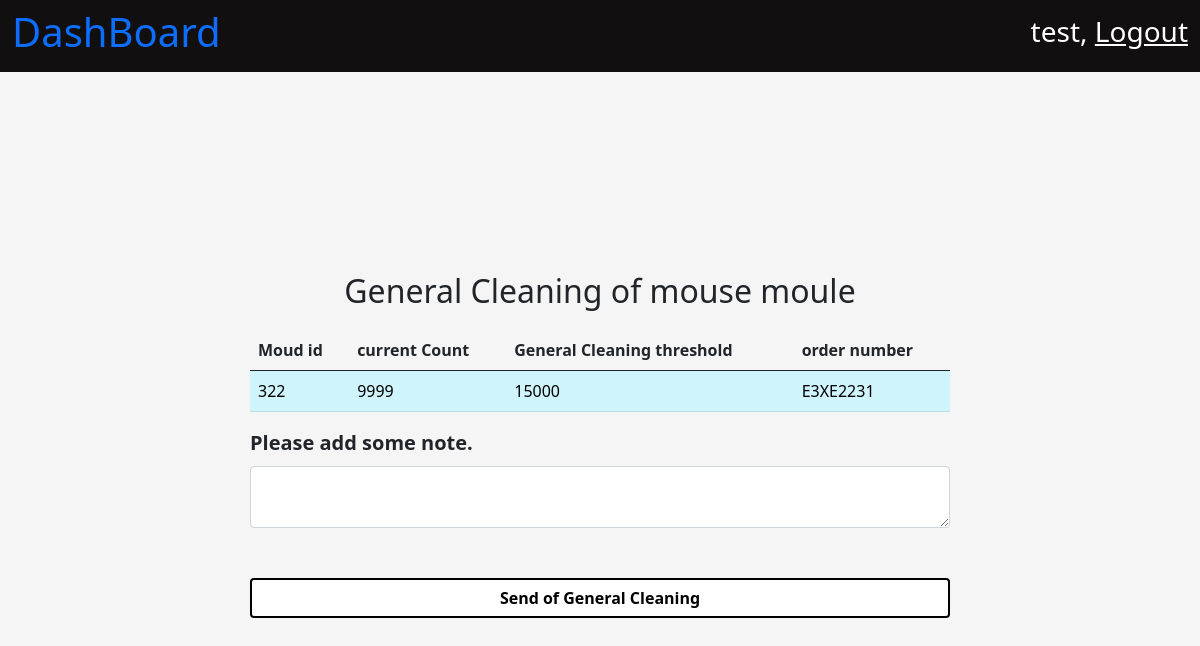
The app's page /mould/gclean/322 (signed in) with its own data.
### mould/models.py (models this page shows, shortened)
class Mould(models.Model):
    mould_id = models.IntegerField(primary_key=True)
    mould_name = models.CharField(max_length=200)
    cavity_number = models.IntegerField()
    registered_date = models.DateTimeField(auto_now_add=True)
    registered_by = models.ForeignKey(User, on_delete=models.PROTECT)
    general_maintaince_cleaning_threshold_value = models.IntegerField()
    preventive_maintaince_clearning_thresold_value = models.IntegerField()
    tool_life = models.IntegerField()
    present_count = models.IntegerField()
    moud_desc = models.CharField(max_length=100)
    order_number = models.CharField(max_length=100)
    raw_material = models.CharField(max_length=100)
    part_weight = models.FloatField()
    runner_weight = models.FloatField()
    tonnage = models.FloatField()
    cycle_time = models.FloatField()
    number_of_shots_per_day = models.IntegerField()
    preventice_maintaince_count = models.IntegerField(default=0)
    general_cleaning_maintance_count = models.IntegerField(default = 0)

### mould/views.py (the view)
# urls.py: path('gclean/<int:mould_id>', views.general_cleaning, name = "Gcleaning"),
@login_required
def general_cleaning(request, mould_id):
    mould_data = Mould.objects.get(mould_id = mould_id)
    context = {}
    context['mould_data'] = mould_data
    return render(request, 'mould_general_cleaning.html', context)

### mould/templates/mould_general_cleaning.html (shortened to what this page needs)
{% extends 'base.html' %}
{% load static %}
{% block title %}
    <link
        rel="stylesheet"
        href="{% static 'css/mould_reg.css' %}" >
{% endblock %}
{% block body_content %}
    <nav
        class="navbar navbar-light dashboard_nav">
        <div class="container-fluid dashboard_nav">
            <p class="h1 dashboard_title">
                <a href="{% url 'homePage' %}" style="text-decoration:None;">
                  DashBoard
                </a>
            </p>
            <div class="user_data">
                <p class="h3">
                    {{ request.user.first_name }},
                    <a href="{% url 'userLogout' %}">
                        Logout
                    </a>
                </p>
            </div>
        </div>
    </nav>
    <div class="container">
        <p class="h2" style="text-align : center">
            General Cleaning of {{ mould_data.mould_name }}
        </p>
        <table class="table" style="margin-top : 20px;">
            <thead>
                <th scope="col">
                    Moud id
                </th>
                <th scope="col">
                    current Count
                </th>
                <th scope="col">
                    General Cleaning threshold
                </th>
                <th scope="col">
                    order number
                </th>
            </thead>
            <tbody>
                <tr class="table-info">
                    <td class="table-info">
                        {{ mould_data.mould_id }}
                    </td>
                    <td class="table-info">
                        {{ mould_data.present_count }}
                    </td>
                    <td class="table-info">
                        {{ mould_data.preventive_maintaince_clearning_thresold_value }}
                    </td>
                    <td class="table-info">
                        {{ mould_data.order_number }}
                    </td>
                </tr>
            </tbody>
        </table>
        <form action="{% url 'GcleanAccept' %}" method = "POST">
              <label
                for="exampleInputEmail1"
                class="form-label"
                style="font-size : 20px;"
                >
                <b>
                Please add some note.
                </b>
            </label>
            <textarea
            name = "comment"
            class="form-control"
            id="mouldName"
            aria-describedby="textHelp"
            required >
            </textarea>
            <div
            class="mb-3 submitButton" style="padding-top : 50px;">
            <button type="submit" class="btn btn-primary submitButton customSubmitButton" ><b>Send of General Cleaning</b></button>
        </div>
        </form>
        </div>
{% endblock %}

### mould/static/css/mould_reg.css (style rules this page uses)
body { background-color: whitesmoke; }
nav.dashboard_nav { background-color: rgb(17, 15, 15); }
nav.dashboard_nav div.dashboard_nav { color : white; }
nav.dashboard_nav div.user_data p a { color: white; }
div.container { margin-top : 100px; padding: 100px; width: 900px; height: 500px; }
div.container form div button.customSubmitButton { width : 700px; color : black; background-color: white; border : 2px solid black; }

### records on screen
Mould: mould_name "mouse moule", mould_id "322", present_count "9999", preventive_maintaince_clearning_thresold_value "15000", order_number "E3XE2231"

### other values on screen
{{ request.user.first_name }} "test"
